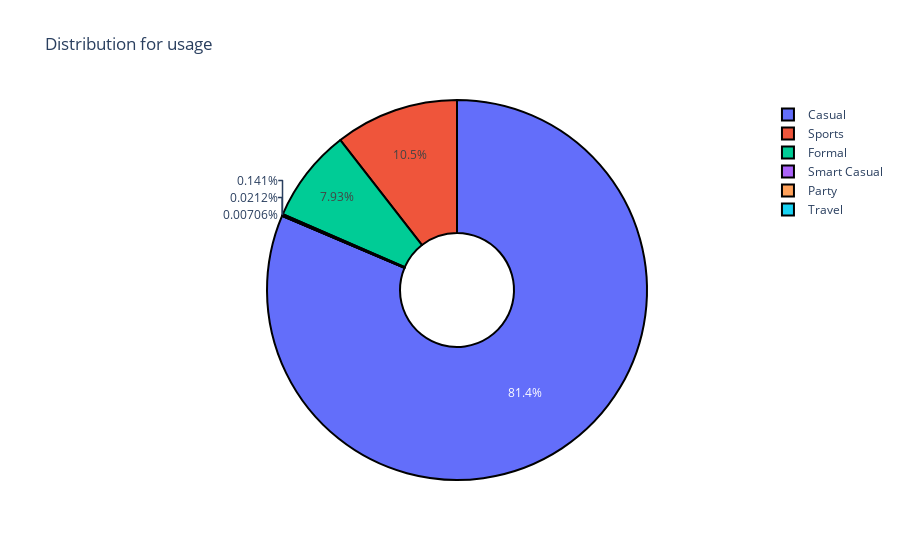

Notebook code cell kept with this figure:
### Code cell
plot_distribution(df['usage'])

### Figure 1 — Plotly figure (JSON) as saved in the notebook; plotly's stock layout.template omitted (floating-point values rounded to 4 significant figures)
{"data": [{"hole": 0.3, "labels": ["Casual", "Sports", "Formal", "Smart Casual", "Party", "Travel"], "marker": {"line": {"color": "#000000", "width": 2}}, "type": "pie", "values": [11522, 1490, 1123, 20, 3, 1]}], "layout": {"title": {"text": "Distribution for usage"}}}
